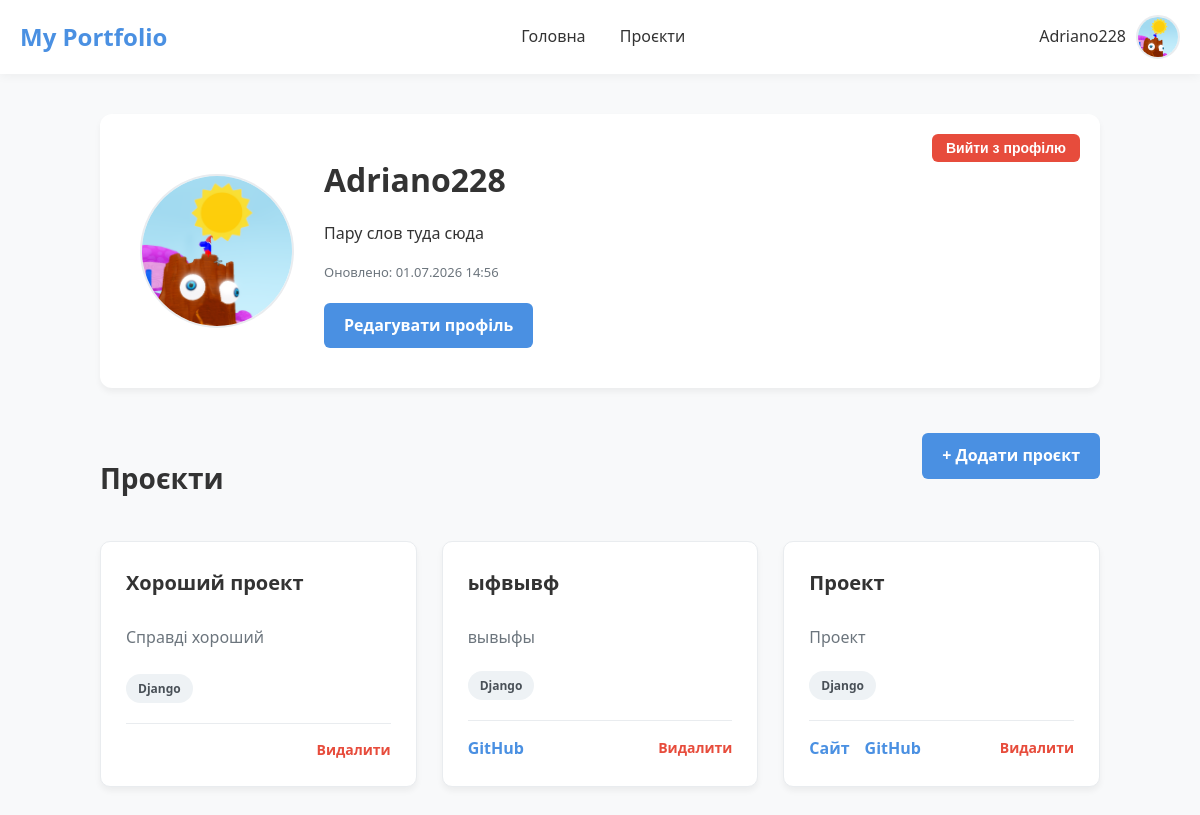
The app's page /profile/ (signed in), older data.
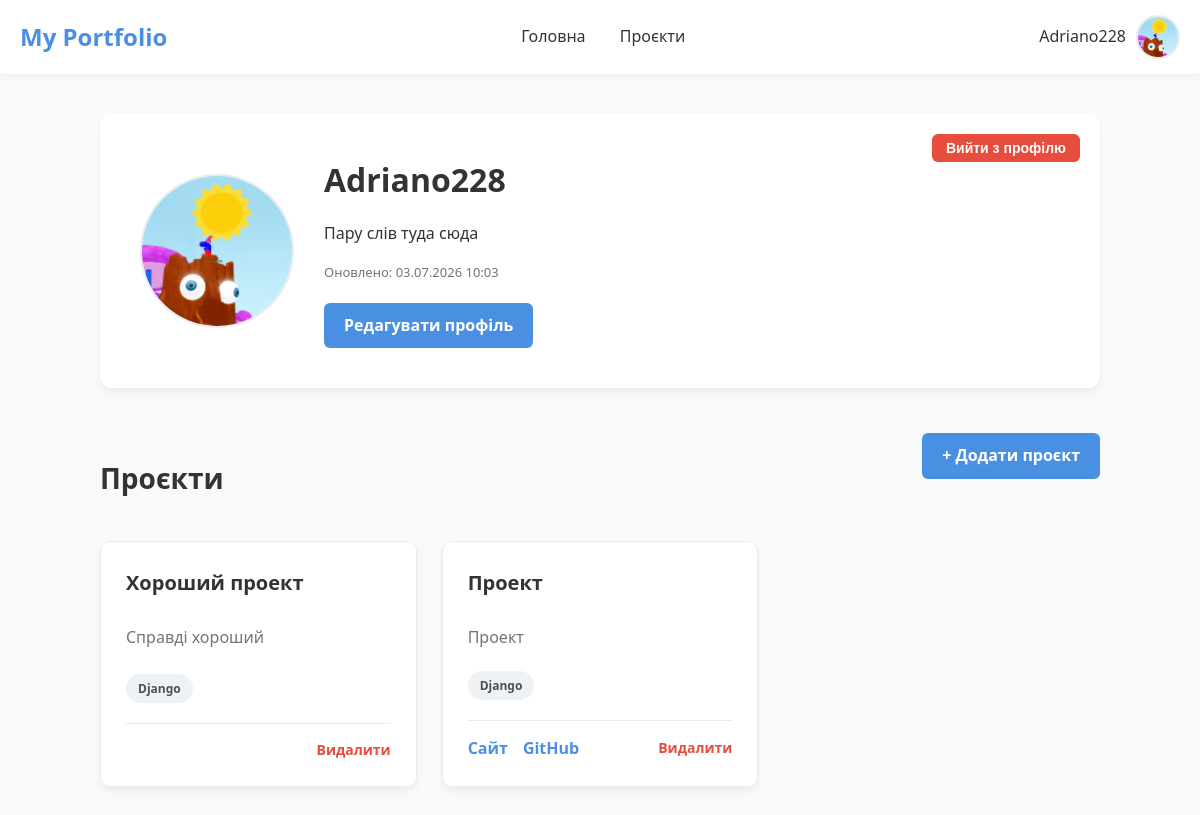
The same page, newer data.
### main/models.py (models this page shows, shortened)
class Portfolio(models.Model):
    user = models.OneToOneField(
        User,
        on_delete=models.CASCADE,
        related_name='portfolio',
        verbose_name="Користувач"
    )
    bio = models.TextField(blank=True, null=True, verbose_name="Про себе / Біографія")
    updated_at = models.DateTimeField(auto_now=True, verbose_name="Дата оновлення")
    avatar = models.ImageField(upload_to='avatars/', blank=True, null=True)
    class Meta:
        verbose_name = "Портфоліо"
        verbose_name_plural = "Портфоліо"

class Project(models.Model):
    portfolio = models.ForeignKey(
        Portfolio,
        on_delete=models.CASCADE,
        related_name='projects',
        verbose_name="Портфоліо"
    )
    title = models.CharField(max_length=200, verbose_name="Назва проекту")
    description = models.TextField(verbose_name="Опис проекту")
    technologies = models.ManyToManyField(
        Technology,
        related_name='projects',
        verbose_name="Стек технологій"
    )
    project_url = models.URLField(blank=True, null=True, verbose_name="Посилання на сайт")
    github_url = models.URLField(blank=True, null=True, verbose_name="Посилання на GitHub")
    created_at = models.DateTimeField(auto_now_add=True, verbose_name="Дата створення")
    class Meta:
        verbose_name = "Проект"
        verbose_name_plural = "Проекти"
        ordering = ['-created_at']

class Technology(models.Model):
    name = models.CharField(max_length=100, unique=True, verbose_name="Назва технології")
    class Meta:
        verbose_name = "Технологія"
        verbose_name_plural = "Технології"

### main/views.py (the view)
# urls.py: path('profile/', views.ProfileView.as_view(), name='profile'),
class ProfileView(LoginRequiredMixin, DetailView):
    model = Portfolio
    template_name = 'accounts/profile.html'
    context_object_name = 'portfolio'
    def get_object(self):
        return self.request.user.portfolio

### main/templates/accounts/profile.html (shortened to what this page needs)
{% extends 'main/base.html' %}
{% block content %}
<div class="profile-page">
    <section class="profile-header" style="position: relative;">
        {% if request.user == portfolio.user %}
            <form action="{% url 'portfolio:logout' %}" method="post" style="position: absolute; top: 20px; right: 20px; margin: 0;">
                <button type="submit" class="btn-danger" style="padding: 6px 14px; font-size: 14px; border-radius: 6px; cursor: pointer;">
                    Вийти з профілю
                </button>
            </form>
        {% endif %}
        {% if portfolio.avatar %}
            <img src="{{ portfolio.avatar.url }}" class="avatar avatar-large" alt="{{ portfolio.user.username }}">
        {% else %}
            <div class="avatar-placeholder avatar-large">
                {{ portfolio.user.username|first|upper }}
            </div>
        {% endif %}
        <div class="profile-info">
            <h2>{{ portfolio.user.username }}</h2>
            {% if portfolio.bio %}
                <p class="profile-bio">{{ portfolio.bio }}</p>
            {% else %}
                <p class="profile-bio profile-bio-empty">Біографію ще не додано.</p>
            {% endif %}
            <p class="profile-updated">
                Оновлено: {{ portfolio.updated_at|date:"d.m.Y H:i" }}
            </p>
            {% if request.user == portfolio.user %}
                <a href="{% url 'portfolio:profile_edit' %}" class="btn-edit-profile">
                    Редагувати профіль
                </a>
            {% endif %}
        </div>
    </section>
    <section class="profile-projects" id="projects">
        <h3>Проєкти</h3>
        {% if request.user == portfolio.user %}
            <a href="{% url 'portfolio:project_add' %}" class="btn-add-project">
                + Додати проєкт
            </a>
        {% endif %}
        {% if portfolio.projects.all %}
            <div class="projects-grid">
                {% for project in portfolio.projects.all %}
                    <div class="project-card">
                        <h4>{{ project.title }}</h4>
                        <p>{{ project.description }}</p>
                        {% if project.technologies.all %}
                            <div class="tech-list">
                                {% for tech in project.technologies.all %}
                                    <span class="tech-badge">{{ tech.name }}</span>
                                {% endfor %}
                            </div>
                        {% endif %}
                        <div class="project-links">
                            {% if project.project_url %}
                                <a href="{{ project.project_url }}" target="_blank" class="btn-link">Сайт</a>
                            {% endif %}
                            {% if project.github_url %}
                                <a href="{{ project.github_url }}" target="_blank" class="btn-link">GitHub</a>
                            {% endif %}
                            {% if request.user == portfolio.user %}
                                <a href="{% url 'portfolio:project_delete' project.pk %}" class="btn-delete" style="margin-left: auto;">Видалити</a>
                            {% endif %}
                        </div>
                    </div>
                {% endfor %}
            </div>
        {% else %}
            <p>Проєктів ще немає.</p>
        {% endif %}
    </section>
</div>
{% endblock %}

Row changes from the older to the newer data that the page shows:
removed Project: title "ыфвывф", description "вывыфы", Technology (name "Django")
changed Portfolio "Adriano228": bio "Пару слов туда сюда" → "Пару слів туда сюда"; updated_at "01.07.2026 14:56" → "03.07.2026 10:03"
